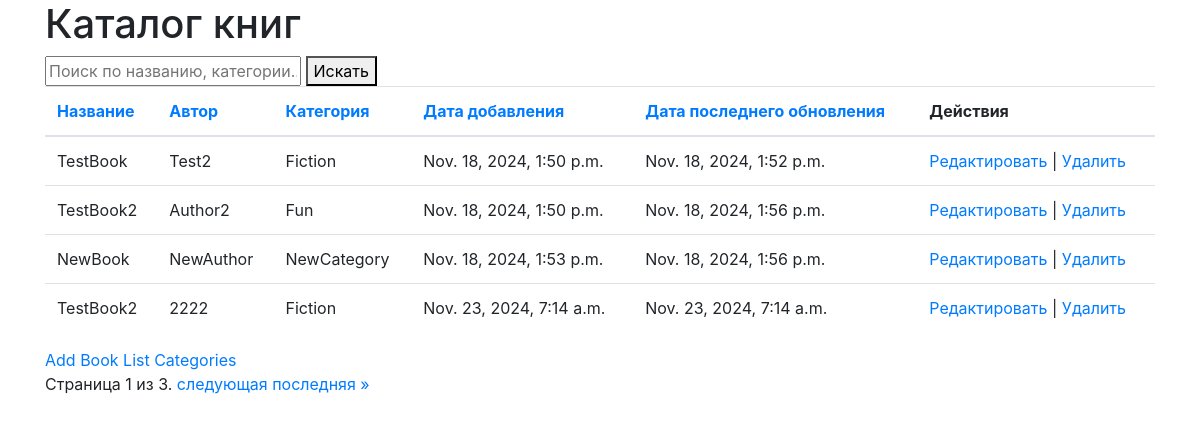
The page / on the database its author committed.
### books/models.py (models this page shows, shortened)
class Book(models.Model):
    title = models.CharField(max_length=200)
    author = models.CharField(max_length=200)
    category = models.ForeignKey(Category, on_delete=models.CASCADE)
    date_added = models.DateTimeField(auto_now_add=True)
    date_updated = models.DateTimeField(auto_now=True)

class Category(models.Model):
    name = models.CharField(max_length=100, unique=True)

### books/views.py (the view)
# urls.py: path('', views.book_list, name='book_list'),
def book_list(request):
    query = request.GET.get('q')
    sort_by = request.GET.get('sort', 'date_added')
    books = Book.objects.all()
    if sort_by.endswith('_desc'):
        sort_by = '-' + sort_by[:-5]
    if query:
        books = books.filter(Q(title__icontains=query) | Q(category__name__icontains=query) | Q(date_added__icontains=query))
    else:
        query = ''
    books = books.order_by(sort_by)
    paginator = Paginator(books, 4)  # 10 книг на страницу
    page_number = request.GET.get('page')
    page_obj = paginator.get_page(page_number)
    return render(request, 'book_list.html', {'page_obj': page_obj, 'query': query, 'sort_by': sort_by})

### books/templates/book_list.html (shortened to what this page needs)
{% extends 'base_generic.html' %}
{% block content %}
    <h1>Каталог книг</h1>
    <form method="get">
        <input type="text" name="q" value="{{ query }}" placeholder="Поиск по названию, категории...">
        <button type="submit">Искать</button>
    </form>
    <table class="table">
        <thead>
        <tr>
            <th><a href="?sort=title{% if request.GET.sort == 'title' %}_desc{% endif %}">Название</a></th>
            <th><a href="?sort=author{% if request.GET.sort == 'author' %}_desc{% endif %}">Автор</a></th>
            <th><a href="?sort=category__name{% if request.GET.sort == 'category__name' %}_desc{% endif %}">Категория</a></th>
            <th><a href="?sort=date_added{% if request.GET.sort == 'date_added' %}_desc{% endif %}">Дата добавления</a></th>
            <th><a href="?sort=date_updated{% if request.GET.sort == 'date_updated' %}_desc{% endif %}">Дата последнего обновления</a></th>
            <th>Действия</th>
        </tr>
        </thead>
        <tbody>
        {% for book in page_obj %}
            <tr>
                <td>{{ book.title }}</td>
                <td>{{ book.author }}</td>
                <td>{{ book.category.name }}</td>
                <td>{{ book.date_added }}</td>
                <td>{{ book.date_updated }}</td>
                <td>
                    <a href="{% url 'edit_book' book.pk %}">Редактировать</a> |
                    <a href="{% url 'delete_book' book.pk %}" onclick="return confirm('Are you sure?')">Удалить</a>
                </td>
            </tr>
        {% endfor %}
        </tbody>
    </table>
    <a href="{% url 'add_book' %}">Add Book</a>
    <a href="{% url 'category_list' %}">List Categories</a>
    <div class="pagination">
    <span class="step-links">
        <span class="current">
            Страница {{ page_obj.number }} из {{ page_obj.paginator.num_pages }}.
        </span>
        {% if page_obj.has_next %}
            <a href="?page={{ page_obj.next_page_number }}&sort={{ sort_by }}">следующая</a>
            <a href="?page={{ page_obj.paginator.num_pages }}&sort={{ sort_by }}">последняя &raquo;</a>
        {% endif %}
    </span>
    </div>
{% endblock %}

### books/templates/base_generic.html (shortened to what this page needs)
<!DOCTYPE html>
<html>
<head>
    <link rel="stylesheet" href="https://maxcdn.bootstrapcdn.com/bootstrap/4.0.0/css/bootstrap.min.css">
</head>
<body>
<div class="container">
    {% block content %}{% endblock %}
</div>
</body>
</html>

### rows shown on the page
Book: title "TestBook", author "Test2", category.name "Fiction", date_added "Nov. 18, 2024, 1:50 p.m.", date_updated "Nov. 18, 2024, 1:52 p.m."
Book: title "TestBook2", author "Author2", category.name "Fun", date_added "Nov. 18, 2024, 1:50 p.m.", date_updated "Nov. 18, 2024, 1:56 p.m."
Book: title "NewBook", author "NewAuthor", category.name "NewCategory", date_added "Nov. 18, 2024, 1:53 p.m.", date_updated "Nov. 18, 2024, 1:56 p.m."
Book: title "TestBook2", author "2222", category.name "Fiction", date_added "Nov. 23, 2024, 7:14 a.m.", date_updated "Nov. 23, 2024, 7:14 a.m."

### other values the page prints
{{ page_obj.number }} "1"
{{ page_obj.paginator.num_pages }} "3"
